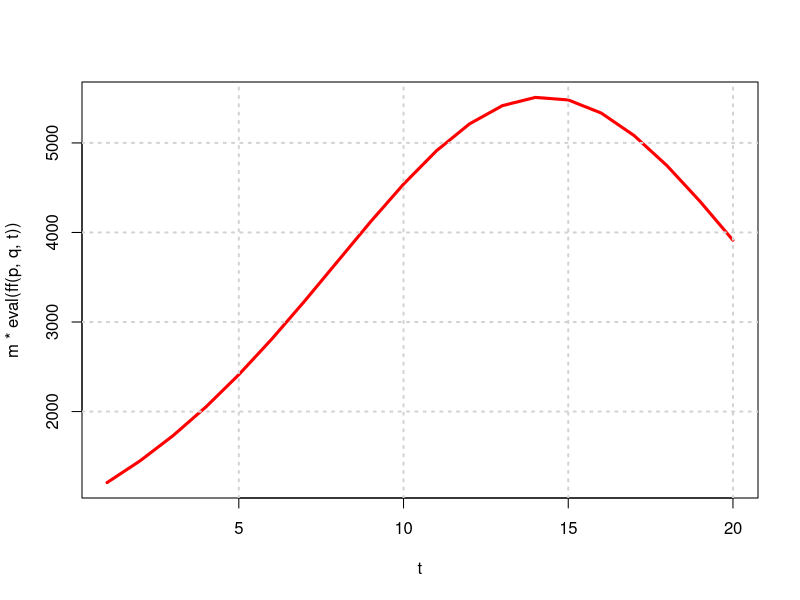

Write R code to recreate this figure.
#BASS MODEL
FF = expression(p*(exp((p+q)*t)-1)/(p*exp((p+q)*t)+q))
print(FF)

## expression(p * (exp((p + q) * t) - 1)/(p * exp((p + q) * t) + 
##     q))

#Take derivative
ff = D(FF,"t")
print(ff)

## p * (exp((p + q) * t) * (p + q))/(p * exp((p + q) * t) + q) - 
##     p * (exp((p + q) * t) - 1) * (p * (exp((p + q) * t) * (p + 
##         q)))/(p * exp((p + q) * t) + q)^2

#SET UP THE FUNCTION
ff = function(p,q,t) {
  res = D(FF,"t")
}

#NOTE THE USE OF eval
m=100000; p=0.01; q=0.20; t=seq(1,20)
plot(t,m*eval(ff(p,q,t)),type="l",col="red",lwd=3)
grid(lwd=2)